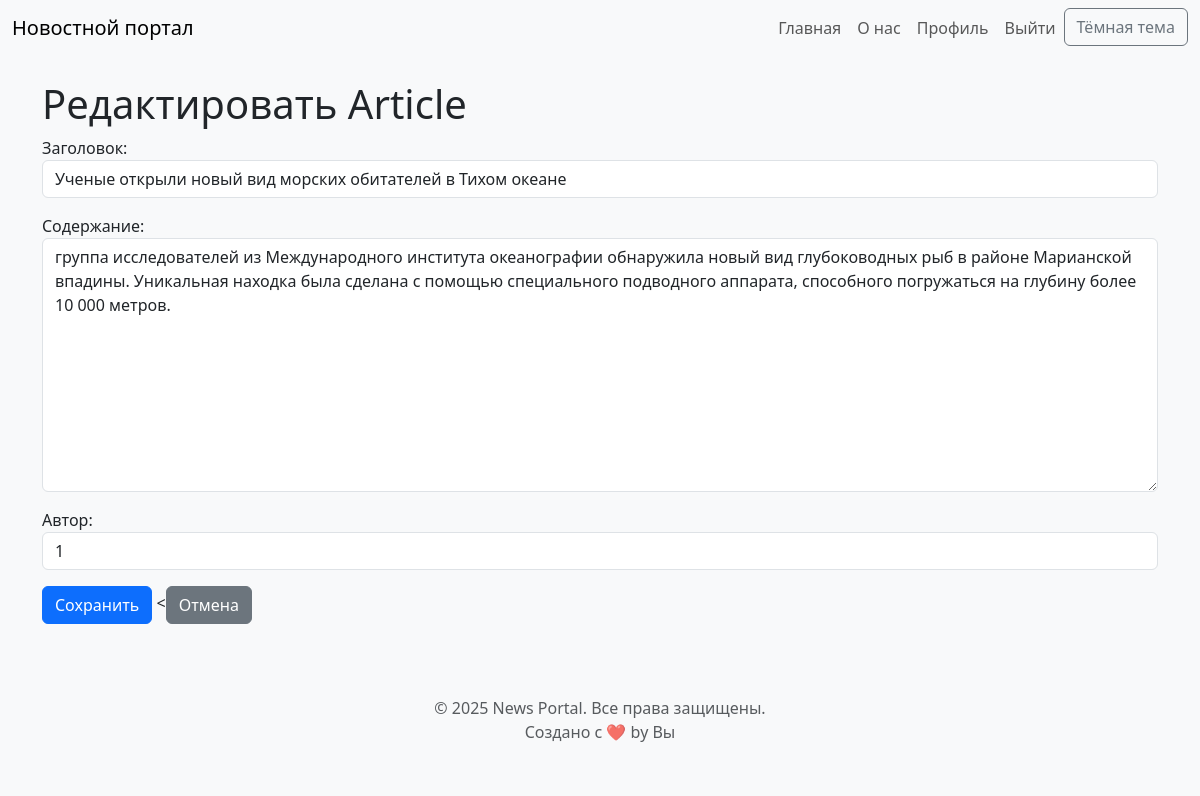
The page /news/news/4/edit/ (signed in) on the database its author committed.
### news/models.py (models this page shows, shortened)
class News(models.Model):
    TYPE_CHOICES = [
        ('news', 'Новость'),
        ('article', 'Статья'),
    ]
    title = models.CharField(max_length=200, verbose_name='Заголовок')
    content = models.TextField(verbose_name='Содержание')
    published_date = models.DateTimeField(auto_now_add=True, verbose_name='Дата публикации')
    author = models.ForeignKey(Author, on_delete=models.CASCADE, null=True, blank=True, verbose_name='Автор')  # Изменено на ForeignKey
    type = models.CharField(max_length=10, choices=TYPE_CHOICES, default='news', verbose_name='Тип')
    rating = models.SmallIntegerField(default=0)  # Добавлено из Post
    categories = models.ManyToManyField(Category, through='NewsCategory', blank=True)  # Добавлено из Post
    class Meta:
        ordering = ['-published_date']
        verbose_name = 'Новость/Статья'
        verbose_name_plural = 'Новости/Статьи'

### news/views.py (the view)
# urls.py: path('news/<int:pk>/edit/', NewsUpdateView.as_view(), name='news_edit'),
class NewsUpdateView(LoginRequiredMixin, PermissionRequiredMixin, UpdateView):
    permission_required = 'news.change_news'
    permission_denied_message = 'У вас нет прав для редактирования записей.'
    raise_exception = False
    login_url = '/accounts/login/'
    redirect_field_name = 'next'
    model = News
    form_class = NewsForm
    template_name = 'news/news_edit.html'
    success_url = reverse_lazy('news:news_list')

### news/forms.py
class NewsForm(forms.ModelForm):
    class Meta:
        model = News
        fields = ['title', 'content', 'author']  # Поле 'type' исключено
        widgets = {
            'title': forms.TextInput(attrs={'class': 'form-control'}),
            'content': forms.Textarea(attrs={'class': 'form-control'}),
            'author': forms.TextInput(attrs={'class': 'form-control'}),
        }

### news/templates/news/news_edit.html (shortened to what this page needs)
{% extends 'base.html' %}
{% block content %}
<h1>Редактировать {{ object.type|title }}</h1>
<form method="post">
    {{ form.as_p }}
    <button type="submit" class="btn btn-primary">Сохранить</button>
    <<a href="{% url 'news:news_list' %}" class="btn btn-secondary">Отмена</a>
</form>
{% endblock %}

### static/css/styles.css (style rules this page uses)
.light-mode { background-color: #f8f9fa; color: #212529; }
html { scroll-behavior: smooth; }

### rows shown on the page
News: type "Article", title "Ученые открыли новый вид морских обитателей в Тихом океане", content "группа исследователей из Международного института океанографии обнаружила новый вид глубоководных рыб в районе Марианской впадины. Уникальная находка была сделана с помощью специального подводного аппарата, способного погружаться на глубину более 10 000 метров.", author "1"
